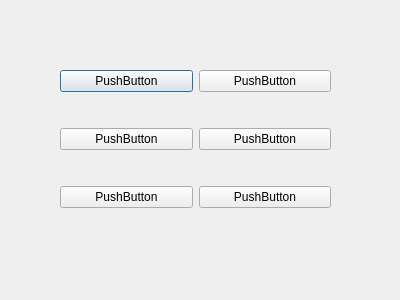
<?xml version="1.0" encoding="UTF-8"?>
<ui version="4.0">
 <class>botones_dialog</class>
 <widget class="QDialog" name="botones_dialog">
  <property name="geometry">
   <rect>
    <x>0</x>
    <y>0</y>
    <width>400</width>
    <height>300</height>
   </rect>
  </property>
  <property name="windowTitle">
   <string>Dialog</string>
  </property>
  <widget class="QWidget" name="">
   <property name="geometry">
    <rect>
     <x>60</x>
     <y>40</y>
     <width>271</width>
     <height>201</height>
    </rect>
   </property>
   <layout class="QGridLayout" name="gridLayout">
    <item row="0" column="0">
     <widget class="QPushButton" name="pushButton">
      <property name="text">
       <string>PushButton</string>
      </property>
     </widget>
    </item>
    <item row="0" column="1">
     <widget class="QPushButton" name="pushButton_2">
      <property name="text">
       <string>PushButton</string>
      </property>
     </widget>
    </item>
    <item row="1" column="0">
     <widget class="QPushButton" name="pushButton_3">
      <property name="text">
       <string>PushButton</string>
      </property>
     </widget>
    </item>
    <item row="1" column="1">
     <widget class="QPushButton" name="pushButton_4">
      <property name="text">
       <string>PushButton</string>
      </property>
     </widget>
    </item>
    <item row="2" column="0">
     <widget class="QPushButton" name="pushButton_5">
      <property name="text">
       <string>PushButton</string>
      </property>
     </widget>
    </item>
    <item row="2" column="1">
     <widget class="QPushButton" name="pushButton_6">
      <property name="text">
       <string>PushButton</string>
      </property>
     </widget>
    </item>
   </layout>
  </widget>
 </widget>
 <resources/>
 <connections/>
</ui>
